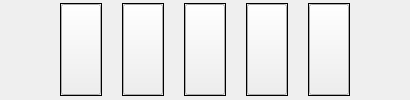
       <widget class="QWidget" name="Top" native="true">
        <layout class="QHBoxLayout" name="top">
         <property name="spacing">
          <number>20</number>
         </property>
         <property name="sizeConstraint">
          <enum>QLayout::SetNoConstraint</enum>
         </property>
         <property name="leftMargin">
          <number>60</number>
         </property>
         <property name="topMargin">
          <number>3</number>
         </property>
         <property name="rightMargin">
          <number>60</number>
         </property>
         <property name="bottomMargin">
          <number>4</number>
         </property>
         <item>
          <widget class="QFrame" name="fm13">
           <property name="frameShape">
            <enum>QFrame::Box</enum>
           </property>
           <property name="frameShadow">
            <enum>QFrame::Plain</enum>
           </property>
           <layout class="QHBoxLayout" name="horizontalLayout_14">
            <property name="spacing">
             <number>0</number>
            </property>
            <property name="leftMargin">
             <number>0</number>
            </property>
            <property name="topMargin">
             <number>0</number>
            </property>
            <property name="rightMargin">
             <number>0</number>
            </property>
            <property name="bottomMargin">
             <number>0</number>
            </property>
            <item>
             <widget class="QPushButton" name="obj13">
              <property name="sizePolicy">
               <sizepolicy hsizetype="Preferred" vsizetype="Preferred">
                <horstretch>0</horstretch>
                <verstretch>0</verstretch>
               </sizepolicy>
              </property>
              <property name="text">
               <string/>
              </property>
              <property name="iconSize">
               <size>
                <width>16</width>
                <height>16</height>
               </size>
              </property>
              <property name="checkable">
               <bool>true</bool>
              </property>
             </widget>
            </item>
           </layout>
          </widget>
         </item>
         <item>
          <widget class="QFrame" name="fm12">
           <property name="frameShape">
            <enum>QFrame::Box</enum>
           </property>
           <property name="frameShadow">
            <enum>QFrame::Plain</enum>
           </property>
           <layout class="QHBoxLayout" name="horizontalLayout">
            <property name="spacing">
             <number>0</number>
            </property>
            <property name="leftMargin">
             <number>0</number>
            </property>
            <property name="topMargin">
             <number>0</number>
            </property>
            <property name="rightMargin">
             <number>0</number>
            </property>
            <property name="bottomMargin">
             <number>0</number>
            </property>
            <item>
             <widget class="QPushButton" name="obj12">
              <property name="sizePolicy">
               <sizepolicy hsizetype="Preferred" vsizetype="Preferred">
                <horstretch>0</horstretch>
                <verstretch>0</verstretch>
               </sizepolicy>
              </property>
              <property name="text">
               <string/>
              </property>
              <property name="checkable">
               <bool>true</bool>
              </property>
             </widget>
            </item>
           </layout>
          </widget>
         </item>
         <item>
          <widget class="QFrame" name="fm11">
           <property name="frameShape">
            <enum>QFrame::Box</enum>
           </property>
           <property name="frameShadow">
            <enum>QFrame::Plain</enum>
           </property>
           <layout class="QHBoxLayout" name="horizontalLayout_2">
            <property name="spacing">
             <number>0</number>
            </property>
            <property name="leftMargin">
             <number>0</number>
            </property>
            <property name="topMargin">
             <number>0</number>
            </property>
            <property name="rightMargin">
             <number>0</number>
            </property>
            <property name="bottomMargin">
             <number>0</number>
            </property>
            <item>
             <widget class="QPushButton" name="obj11">
              <property name="sizePolicy">
               <sizepolicy hsizetype="Preferred" vsizetype="Preferred">
                <horstretch>0</horstretch>
                <verstretch>0</verstretch>
               </sizepolicy>
              </property>
              <property name="text">
               <string/>
              </property>
              <property name="checkable">
               <bool>true</bool>
              </property>
             </widget>
            </item>
           </layout>
          </widget>
         </item>
         <item>
          <widget class="QFrame" name="fm10">
           <property name="frameShape">
            <enum>QFrame::Box</enum>
           </property>
           <property name="frameShadow">
            <enum>QFrame::Plain</enum>
           </property>
           <layout class="QHBoxLayout" name="horizontalLayout_15">
            <property name="spacing">
             <number>0</number>
            </property>
            <property name="leftMargin">
             <number>0</number>
            </property>
            <property name="topMargin">
             <number>0</number>
            </property>
            <property name="rightMargin">
             <number>0</number>
            </property>
            <property name="bottomMargin">
             <number>0</number>
            </property>
            <item>
             <widget class="QPushButton" name="obj10">
              <property name="sizePolicy">
               <sizepolicy hsizetype="Preferred" vsizetype="Preferred">
                <horstretch>0</horstretch>
                <verstretch>0</verstretch>
               </sizepolicy>
              </property>
              <property name="checkable">
               <bool>true</bool>
              </property>
             </widget>
            </item>
           </layout>
          </widget>
         </item>
         <item>
          <widget class="QFrame" name="fm9">
           <property name="frameShape">
            <enum>QFrame::Box</enum>
           </property>
           <property name="frameShadow">
            <enum>QFrame::Plain</enum>
           </property>
           <layout class="QHBoxLayout" name="horizontalLayout_16">
            <property name="spacing">
             <number>0</number>
            </property>
            <property name="leftMargin">
             <number>0</number>
            </property>
            <property name="topMargin">
             <number>0</number>
            </property>
            <property name="rightMargin">
             <number>0</number>
            </property>
            <property name="bottomMargin">
             <number>0</number>
            </property>
            <item>
             <widget class="QPushButton" name="obj9">
              <property name="sizePolicy">
               <sizepolicy hsizetype="Preferred" vsizetype="Preferred">
                <horstretch>0</horstretch>
                <verstretch>0</verstretch>
               </sizepolicy>
              </property>
              <property name="checkable">
               <bool>true</bool>
              </property>
             </widget>
            </item>
           </layout>
          </widget>
         </item>
        </layout>
       </widget>
